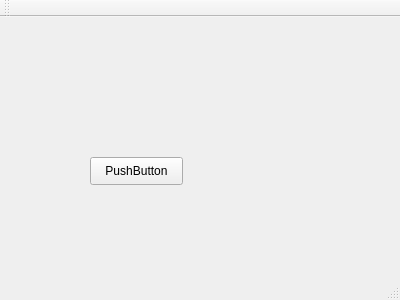
<?xml version="1.0" encoding="UTF-8"?>
<ui version="4.0">
 <class>MainWindow</class>
 <widget class="QMainWindow" name="MainWindow">
  <property name="geometry">
   <rect>
    <x>0</x>
    <y>0</y>
    <width>400</width>
    <height>300</height>
   </rect>
  </property>
  <property name="windowTitle">
   <string>MainWindow</string>
  </property>
  <widget class="QWidget" name="centralWidget">
   <widget class="QPushButton" name="pushButton">
    <property name="geometry">
     <rect>
      <x>90</x>
      <y>140</y>
      <width>93</width>
      <height>28</height>
     </rect>
    </property>
    <property name="text">
     <string>PushButton</string>
    </property>
   </widget>
  </widget>
  <widget class="QMenuBar" name="menuBar">
   <property name="geometry">
    <rect>
     <x>0</x>
     <y>0</y>
     <width>400</width>
     <height>26</height>
    </rect>
   </property>
  </widget>
  <widget class="QToolBar" name="mainToolBar">
   <attribute name="toolBarArea">
    <enum>TopToolBarArea</enum>
   </attribute>
   <attribute name="toolBarBreak">
    <bool>false</bool>
   </attribute>
  </widget>
  <widget class="QStatusBar" name="statusBar"/>
 </widget>
 <layoutdefault spacing="6" margin="11"/>
 <resources/>
 <connections/>
</ui>
